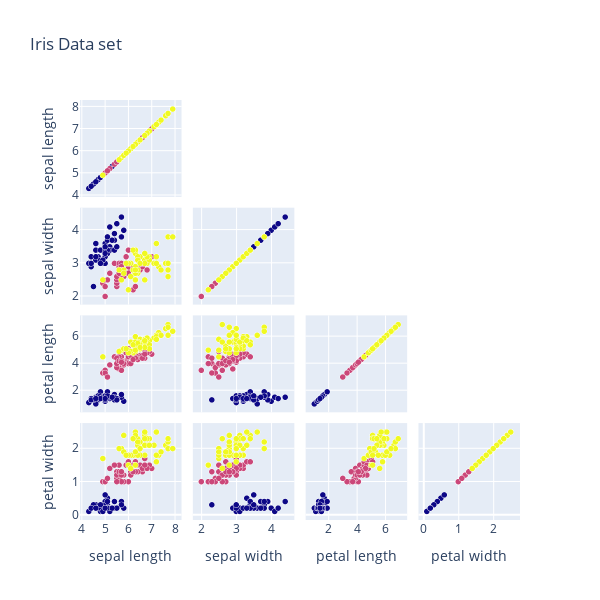

Notebook code for this chart:
### Markdown cell above
## Variabili 2-dimensionali

### Code cell
import plotly.graph_objects as go
import pandas as pd

df = pd.read_csv(
    "https://raw.githubusercontent.com/plotly/datasets/master/iris-data.csv"
)
index_vals = df["class"].astype("category").cat.codes

fig = go.Figure(
    data=go.Splom(
        dimensions=[
            dict(label="sepal length", values=df["sepal length"]),
            dict(label="sepal width", values=df["sepal width"]),
            dict(label="petal length", values=df["petal length"]),
            dict(label="petal width", values=df["petal width"]),
        ],
        showupperhalf=False,
        text=df["class"],
        marker=dict(
            color=index_vals,
            showscale=False,
            line_color="white",
            line_width=0.5,
        ),
    )
)


fig.update_layout(
    title=dict(text="Iris Data set"),
    width=600,
    height=600,
    hovermode="x",
)

fig.show()

### Figure 1 — Plotly figure (JSON) as saved in the notebook; plotly's stock layout.template omitted (floating-point values rounded to 4 significant figures; data arrays with more than 128 entries replaced by an {"elided": "..."} marker saying what was removed)
{"data": [{"dimensions": [{"label": "sepal length", "values": {"elided": "150 float values"}}, {"label": "sepal width", "values": {"elided": "150 float values"}}, {"label": "petal length", "values": {"elided": "150 float values"}}, {"label": "petal width", "values": {"elided": "150 float values"}}], "marker": {"color": {"elided": "150 int values"}, "line": {"color": "white", "width": 0.5}, "showscale": false}, "showupperhalf": false, "text": {"elided": "150 str values"}, "type": "splom"}], "layout": {"height": 600, "hovermode": "x", "title": {"text": "Iris Data set"}, "width": 600, "xaxis": {"autorange": true, "range": [3.921, 8.279], "type": "linear"}, "xaxis2": {"autorange": true, "range": [1.747, 4.653], "type": "linear"}, "xaxis3": {"autorange": true, "range": [0.3792, 7.521], "type": "linear"}, "xaxis4": {"autorange": true, "range": [-0.1525, 2.753], "type": "linear"}, "yaxis": {"autorange": true, "range": [3.912, 8.288], "type": "linear"}, "yaxis2": {"autorange": true, "range": [1.741, 4.659], "type": "linear"}, "yaxis3": {"autorange": true, "range": [0.3639, 7.536], "type": "linear"}, "yaxis4": {"autorange": true, "range": [-0.1588, 2.759], "type": "linear"}}}
